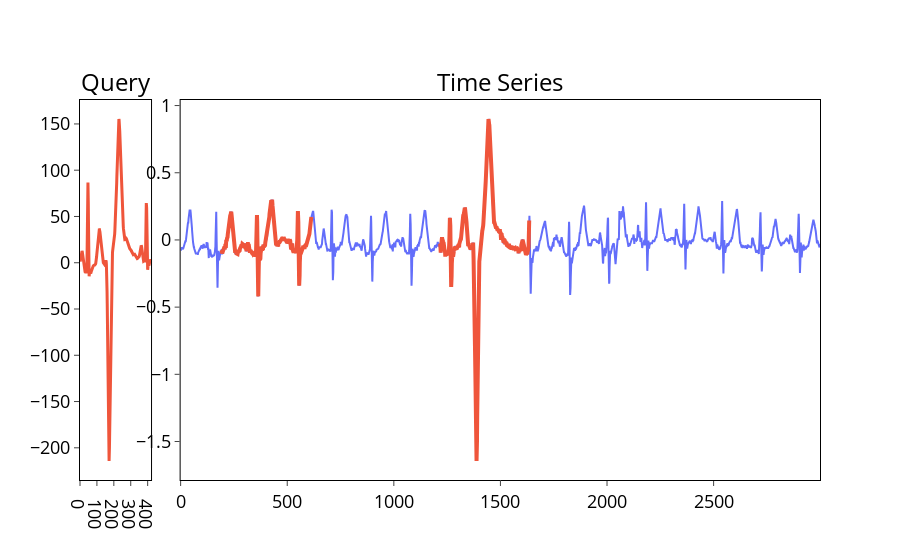

Notebook source saved alongside this figure:
### Markdown cell above
Напишите функцию `plot_bestmatch_results()` в модуле *plots.py* для визуализации найденных $topK$ похожих подпоследовательностей временного ряда на образец поиска. За основу возьмите функцию `plot_bestmatch_data()` и добавьте отображение найденных подпоследовательностей, выделив их тем же цветом, что и образец поиска.

### Code cell
plot_bestmatch_results(ts, query, naive_bestmatch_results)

### Figure 1 — Plotly figure (JSON) as saved in the notebook; plotly's stock layout.template omitted (floating-point values rounded to 4 significant figures; data arrays with more than 128 entries replaced by an {"elided": "..."} marker saying what was removed)
{"data": [{"line": {"color": "#EF553B", "width": 3}, "name": "Query", "type": "scatter", "x": {"elided": "421 int values"}, "xaxis": "x", "y": {"elided": "421 float values"}, "yaxis": "y"}, {"line": {"color": "#636EFA", "width": 2}, "name": "Time Series", "type": "scatter", "x": {"elided": "3000 int values"}, "xaxis": "x2", "y": {"elided": "3000 float values"}, "yaxis": "y2"}, {"line": {"color": "#EF553B", "width": 4}, "name": "Match 1", "type": "scatter", "x": {"elided": "421 int values"}, "xaxis": "x2", "y": {"elided": "421 float values"}, "yaxis": "y2"}, {"line": {"color": "#EF553B", "width": 4}, "name": "Match 2", "type": "scatter", "x": {"elided": "421 int values"}, "xaxis": "x2", "y": {"elided": "421 float values"}, "yaxis": "y2"}], "layout": {"annotations": [{"font": {"color": "black", "size": 24}, "showarrow": false, "text": "Query", "x": 0.048, "xanchor": "center", "xref": "paper", "y": 1, "yanchor": "bottom", "yref": "paper"}, {"font": {"color": "black", "size": 24}, "showarrow": false, "text": "Time Series", "x": 0.568, "xanchor": "center", "xref": "paper", "y": 1, "yanchor": "bottom", "yref": "paper"}], "autosize": true, "paper_bgcolor": "rgba(0, 0, 0, 0)", "plot_bgcolor": "rgba(0, 0, 0, 0)", "showlegend": false, "title": {"x": 0.5}, "xaxis": {"anchor": "y", "autorange": true, "domain": [0, 0.096], "linecolor": "#000", "linewidth": 1, "mirror": true, "range": [0, 420], "showgrid": false, "tickfont": {"color": "black", "size": 18}, "ticks": "outside", "tickwidth": 1, "type": "linear"}, "xaxis2": {"anchor": "y2", "autorange": true, "domain": [0.136, 1], "linecolor": "#000", "linewidth": 1, "mirror": true, "range": [0, 2999], "showgrid": false, "tickfont": {"color": "black", "size": 18}, "ticks": "outside", "tickwidth": 1, "type": "linear"}, "yaxis": {"anchor": "x", "autorange": true, "domain": [0, 1], "linecolor": "#000", "linewidth": 1, "mirror": true, "range": [-234.8, 175.9], "showgrid": false, "tickfont": {"color": "black", "size": 18}, "ticks": "outside", "tickwidth": 1, "type": "linear", "zeroline": false}, "yaxis2": {"anchor": "x2", "autorange": true, "domain": [0, 1], "linecolor": "#000", "linewidth": 1, "mirror": true, "range": [-1.786, 1.041], "showgrid": false, "tickfont": {"color": "black", "size": 18}, "ticks": "outside", "tickwidth": 1, "type": "linear", "zeroline": false}}}
